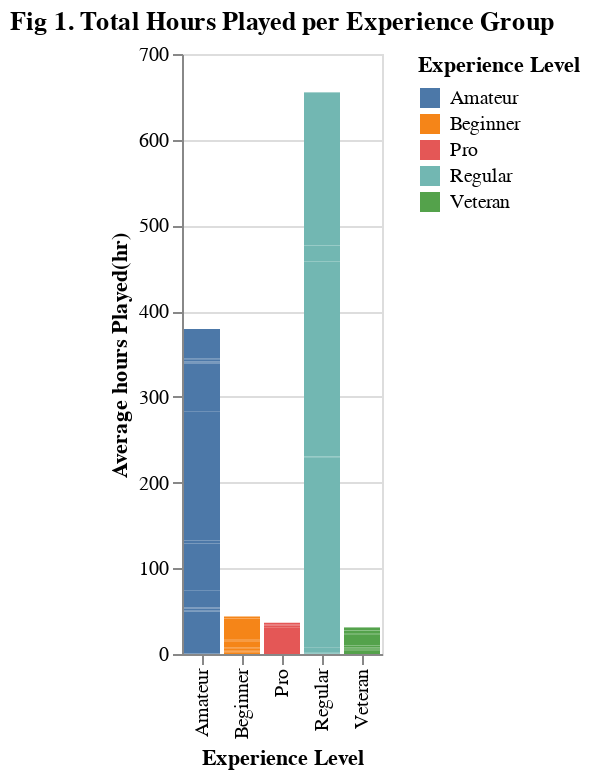

The cell this chart's notebook holds for it:
### Code cell
# Fig 1. Total Hours by Experience (bar) — raw total played_hours across experience categories.
plot1= alt.Chart(players, title="Fig 1. Total Hours Played per Experience Group").mark_bar().encode(
    x=alt.X("experience:N").title("Experience Level"),
    y=alt.Y("played_hours:Q").title("Average hours Played(hr)"),
    color = alt.Color("experience:N").title("Experience Level")
)
plot1

### Figure 1 — Vega-Lite specification as saved in the notebook (floating-point values rounded to 4 significant figures; data arrays with more than 128 entries replaced by an {"elided": "..."} marker saying what was removed)
{"config": {"view": {"continuousWidth": 300, "continuousHeight": 300}}, "data": {"name": "data-ce4363b1cc149d2771de4f7f6f9a7330"}, "mark": {"type": "bar"}, "encoding": {"color": {"field": "experience", "title": "Experience Level", "type": "nominal"}, "x": {"field": "experience", "title": "Experience Level", "type": "nominal"}, "y": {"field": "played_hours", "title": "Average hours Played(hr)", "type": "quantitative"}}, "title": "Fig 1. Total Hours Played per Experience Group", "$schema": "https://vega.github.io/schema/vega-lite/v5.20.1.json", "datasets": {"data-ce4363b1cc149d2771de4f7f6f9a7330": {"elided": "196 records"}}}
